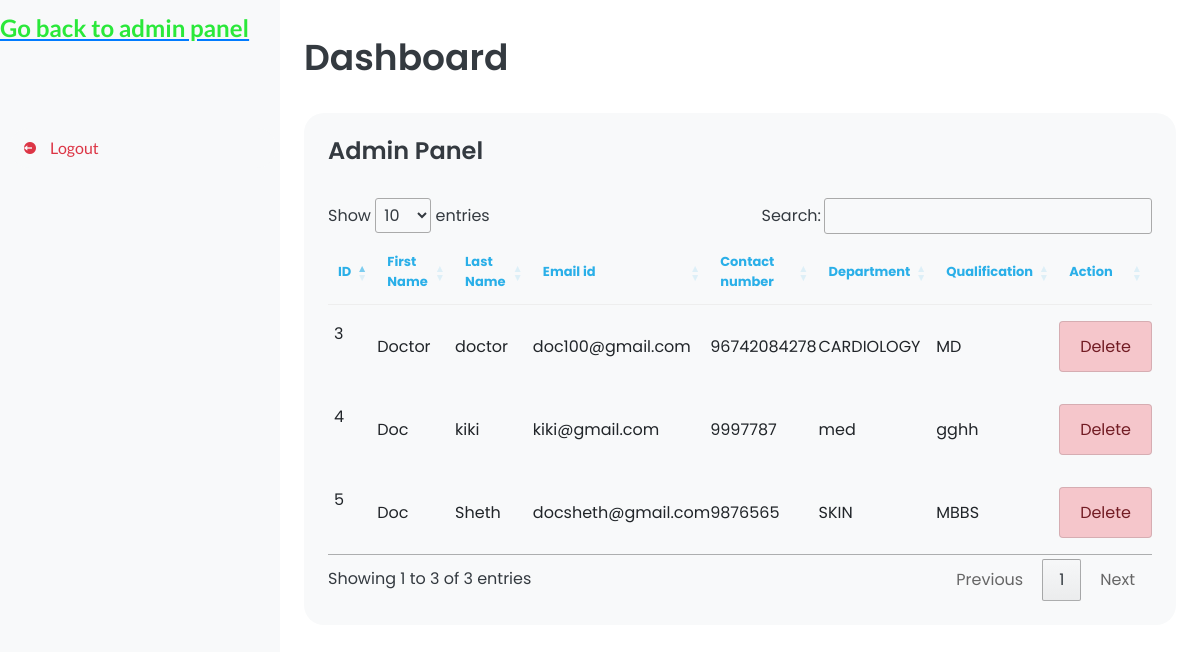
The page /viewalldoctor/ on the database its author committed.
### ODBS/models.py (models this page shows, shortened)
class Doctor(models.Model):
    user=models.ForeignKey(User,on_delete=models.CASCADE)
    docid=models.BigAutoField(primary_key=True)
    contactno=models.CharField(max_length=50,null=True)
    qualification=models.CharField(max_length=50,null=True)
    specialist=models.CharField(max_length=50,null=True)
    day1=models.CharField(max_length=10,null=True)
    day2=models.CharField(max_length=10,null=True)
    day3=models.CharField(max_length=10,null=True)
    time1=models.CharField(max_length=10,null=True)
    time2=models.CharField(max_length=10,null=True)
    time3=models.CharField(max_length=10,null=True)
    dept=models.CharField(max_length=10,null=True)

### ODBS/views.py (the view)
# urls.py: path('viewalldoctor/', viewalldoctor,name="viewalldoctor"),
def viewalldoctor(request):
    alldoc=Doctor.objects.all()
    return render(request,"viewalldoctor.html",locals())

### ODBS/Templates/viewalldoctor.html (shortened to what this page needs)
{% load static%}
<html>
    <head>
	<link href='https://unpkg.com/boxicons@2.0.9/css/boxicons.min.css' rel='stylesheet'>
	<link rel="stylesheet" href="/static/css/styleadmin.css">
            <link rel="stylesheet" href="https://cdn.jsdelivr.net/npm/bootstrap@4.6.2/dist/css/bootstrap.min.css">
            <link rel="stylesheet" href="https://use.fontawesome.com/releases/v5.7.0/css/all.css">
            <link rel="stylesheet" href="https://cdnjs.cloudflare.com/ajax/libs/font-awesome/4.7.0/css/font-awesome.min.css">
            <link rel="stylesheet" href="https://cdn.datatables.net/1.13.6/css/jquery.dataTables.min.css">
            <link rel="stylesheet" href="https://cdn.datatables.net/buttons/2.4.1/css/buttons.dataTables.min.css">
    </head>
    <body>
        <section id="sidebar">
            <a href="/adminhome" class="brand">
                <span style="color:#2ae83a" class="text">Go back to admin panel</span>
            </a>
            <ul class="side-menu">
                <li>
                    <a href="/adminlogout" class="logout">
                        <i class='bx bxs-log-out-circle' ></i>
                        <span class="text">Logout</span>
                    </a>
                </li>
            </ul>
        </section>
        <section id="content">
            <main>
                <div class="head-title">
                    <div class="left">
                        <h1>Dashboard</h1>
                    </div>
                </div>
                <div class="table-data">
                    <div class="order">
                        <div class="head">
                            <h3>Admin Panel</h3>
                        </div>
                    <table  id="example" >
                        <thead>
                            <tr>
                                <th style="color:#2aafe8">ID</th>
                                <th style="color:#2aafe8">First Name</th>
                                <th style="color:#2aafe8">Last Name</th>
                                <th style="color:#2aafe8">Email id</th>
                                <th style="color:#2aafe8">Contact number</th>
                                <th style="color:#2aafe8">Department</th>
                                <th style="color:#2aafe8">Qualification</th>
                                <th style="color:#2aafe8">Action</th>
                            </tr>
                        </thead>
                        <tbody>
                            {% for i in alldoc%}
                            <tr>
                                <td>{{i.docid}}</td>
                                <td>{{i.user.first_name}}</td>
                                <td>{{i.user.last_name}}</td>
                                <td>{{i.user.username}}</td>
                                <td>{{i.contactno}}</td>
                                <td>{{i.dept}}</td>
                                <td>{{i.qualification}}</td>
                                <td>
                                    <div class="list-group">
                                        <a href="/deletedoc/{{i.docid}}" onclick="return confirm('Are you sure you want to delete? click on ok to continue.');" class="list-group-item list-group-item-action list-group-item-danger">Delete</a>
                                    </div>
                                </td>
                            </tr>
                            {% endfor %}
                        </tbody>
                    </table>
                </div>
            </div>
    </body>
</html>

### ODBS/static/css/styleadmin.css (style rules this page uses)
* { margin: 0; padding: 0; box-sizing: border-box; }
a { text-decoration: none; }
li { list-style: none; }
:root { --poppins: 'Poppins', sans-serif; --lato: 'Lato', sans-serif; --light: #F9F9F9; --blue: #3C91E6; --light-blue: #CFE8FF; --grey: #eee; --dark-grey: #AAAAAA; --dark: #342E37; --red: #DB504A; --yellow: #FFCE26; --light-yellow: #FFF2C6; --orange: #FD7238; --light-orange: #FFE0D3; }
html { overflow-x: hidden; }
body { background: var(--grey); overflow-x: hidden; }
#sidebar { position: fixed; top: 0; left: 0; width: 280px; height: 100%; background: var(--light); z-index: 2000; font-family: var(--lato); transition: .3s ease; overflow-x: hidden; scrollbar-width: none; }
#sidebar .brand { font-size: 24px; font-weight: 700; height: 56px; display: flex; align-items: center; color: var(--blue); position: sticky; top: 0; left: 0; background: var(--light); z-index: 500; padding-bottom: 20px; box-sizing: content-box; }
#sidebar .side-menu { width: 100%; margin-top: 48px; }
#sidebar .side-menu li { height: 48px; background: transparent; margin-left: 6px; border-radius: 48px 0 0 48px; padding: 4px; }
#sidebar .side-menu li a { width: 100%; height: 100%; background: var(--light); display: flex; align-items: center; border-radius: 48px; font-size: 16px; color: var(--dark); white-space: nowrap; overflow-x: hidden; }
#sidebar .side-menu li a.logout { color: var(--red); }
#sidebar .side-menu li a .bx { min-width: calc(60px - ((4px + 6px) * 2)); display: flex; justify-content: center; }
#content { position: relative; width: calc(100% - 280px); left: 280px; transition: .3s ease; }
#content main { width: 100%; padding: 36px 24px; font-family: var(--poppins); max-height: calc(100vh - 56px); overflow-y: auto; }
#content main .head-title { display: flex; align-items: center; justify-content: space-between; grid-gap: 16px; flex-wrap: wrap; }
#content main .head-title .left h1 { font-size: 36px; font-weight: 600; margin-bottom: 10px; color: var(--dark); }
#content main .table-data { display: flex; flex-wrap: wrap; grid-gap: 24px; margin-top: 24px; width: 100%; color: var(--dark); }
#content main .table-data > div { border-radius: 20px; background: var(--light); padding: 24px; overflow-x: auto; }
#content main .table-data .head { display: flex; align-items: center; grid-gap: 16px; margin-bottom: 24px; }
#content main .table-data .head h3 { margin-right: auto; font-size: 24px; font-weight: 600; }
#content main .table-data .order { flex-grow: 1; flex-basis: 500px; }
#content main .table-data .order table { width: 100%; border-collapse: collapse; }
#content main .table-data .order table th { padding-bottom: 12px; font-size: 13px; text-align: left; border-bottom: 1px solid var(--grey); }
#content main .table-data .order table td { padding: 16px 0; }
#content main .table-data .order table tr td:first-child { display: flex; align-items: center; grid-gap: 12px; padding-left: 6px; }

### rows shown on the page
Doctor: docid "3", user.first_name "Doctor", user.last_name "doctor", user.username "doc100@gmail.com", contactno "96742084278", dept "CARDIOLOGY", qualification "MD"
Doctor: docid "4", user.first_name "Doc", user.last_name "kiki", user.username "kiki@gmail.com", contactno "9997787", dept "med", qualification "gghh"
Doctor: docid "5", user.first_name "Doc", user.last_name "Sheth", user.username "docsheth@gmail.com", contactno "9876565", dept "SKIN", qualification "MBBS"
